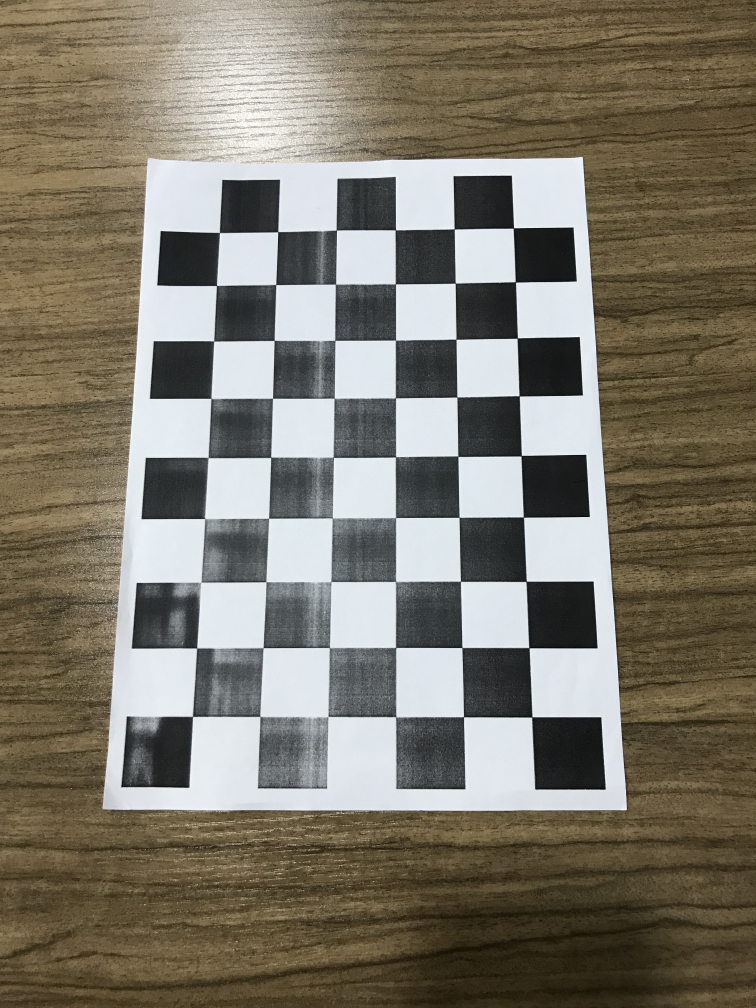
#> input picture assignment1/data/IMG_7537.jpg, 3024 x 4032 px, found by its file name (shown at 1/4 size); its folder holds 5 pictures in this run
$ python main.py
#> lines starting #> are read from the running program, lines starting #| are printed output that depends on the picture
'file:   main.py'
'author: zhangge9194@pku.edu.cn'

import cv2
import os
import random
import numpy as np
from tqdm import tqdm
import time

IMG_DIR = 'assignment1/data/'
COMPRESSION = True
# file = random.choice(os.listdir(IMG_DIR))


def get_corners(file):
#> called with file = 'IMG_7537.jpg'
    w = 6
    h = 9
    img = cv2.imread(os.path.join(IMG_DIR, file))
#> img is the input picture: shape (4032, 3024, 3); mean B, G, R 106.2, 119.4, 124.9
    if COMPRESSION:
        img = cv2.resize(img, (960, 1280), interpolation=cv2.INTER_AREA)
#> img: shape (1280, 960, 3)
    # print(img.shape)
    gray = cv2.cvtColor(img, cv2.COLOR_BGR2GRAY)
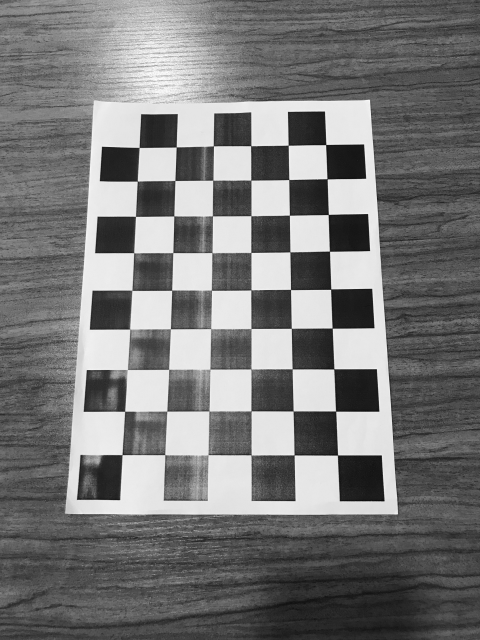
#> gray: shape (1280, 960) (shown at 1/2 size); min 3, max 254, mean 119.6
    start = time.time()
    ret, corners = cv2.findChessboardCorners(gray, (w, h), None)
#> ret = False; corners = None
    if ret:
        cv2.drawChessboardCorners(img, (h, w), corners, ret)
        cv2.imwrite(os.path.join('assignment1/output', file), img)

        print(corners.shape)

    return ret, corners, (img.shape[1], img.shape[0])


files = [f for f in os.listdir(IMG_DIR) if f.endswith('.jpg')]

objpoints = []  # 在世界坐标系中的三维点
imgpoints = []  # 在图像平面的二维点
for f in tqdm(files):
    w = 6
    h = 9

    objp = np.zeros((w * h, 3), np.float32)
    objp[:, :2] = np.mgrid[0:w, 0:h].T.reshape(-1, 2)

    ret, corners, img_size = get_corners(f)
#> ret = False; img_size = (960, 1280)
    if ret:
        objpoints.append(objp)
        imgpoints.append(corners)
    print(ret, f)
#| False IMG_7537.jpg
#> pass 2 of the loop `for f in tqdm(files):`:
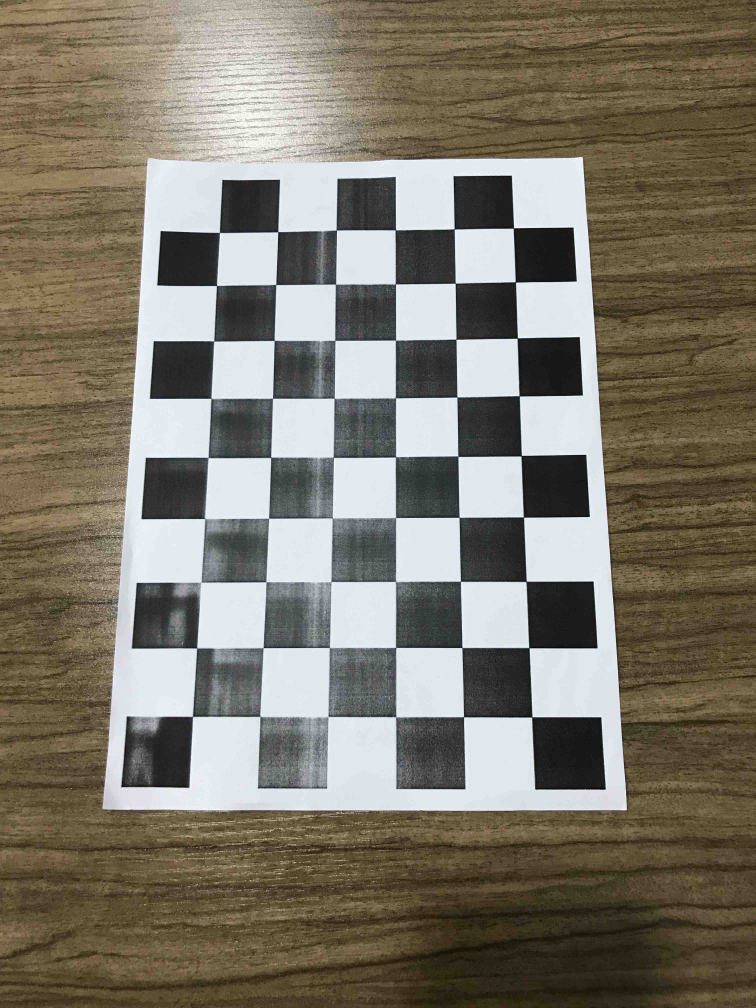
#> input picture assignment1/data/IMG_7537_2.jpg, 3024 x 4032 px, found by its file name (shown at 1/4 size)
#> in get_corners, img is the input picture: shape (4032, 3024, 3); mean B, G, R 106, 119.3, 125.4
#> img: shape (1280, 960, 3)
#> in get_corners (call 2), `gray = cv2.cvtColor(img, cv2.COLOR_BGR2GRAY)`:
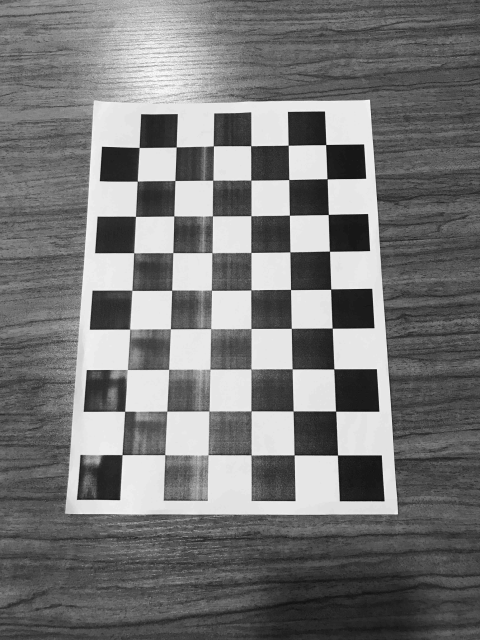
#> gray: shape (1280, 960) (shown at 1/2 size); min 5, max 254, mean 119.7
#| False IMG_7537_2.jpg
#> pass 3 of the loop `for f in tqdm(files):`:
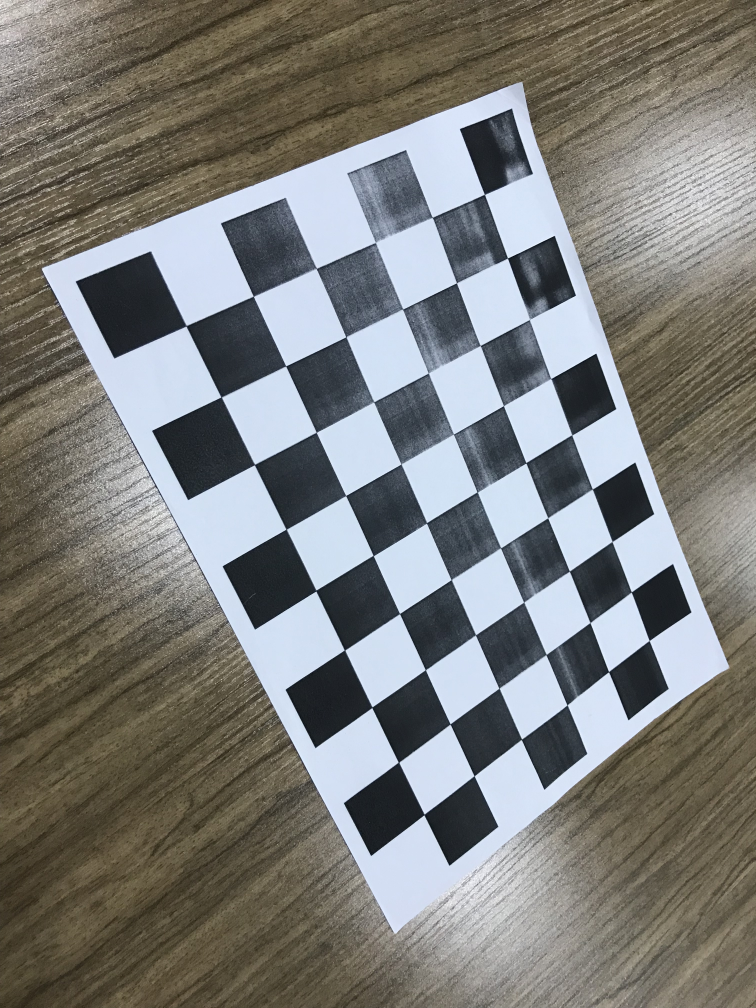
#> input picture assignment1/data/IMG_7538.jpg, 3024 x 4032 px, found by its file name (shown at 1/4 size)
#> in get_corners, img is the input picture: shape (4032, 3024, 3); mean B, G, R 121.4, 124.3, 124.1
#> img: shape (1280, 960, 3)
#> in get_corners (call 3), `gray = cv2.cvtColor(img, cv2.COLOR_BGR2GRAY)`:
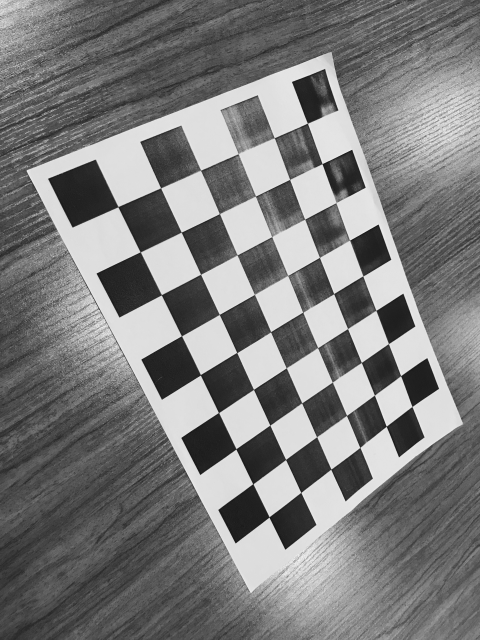
#> gray: shape (1280, 960) (shown at 1/2 size); min 11, max 251, mean 123.9
#| False IMG_7538.jpg
#> the loop made 5 passes; the first 3 are shown
#> (the run stopped early here; a loop or call above may not have finished)
